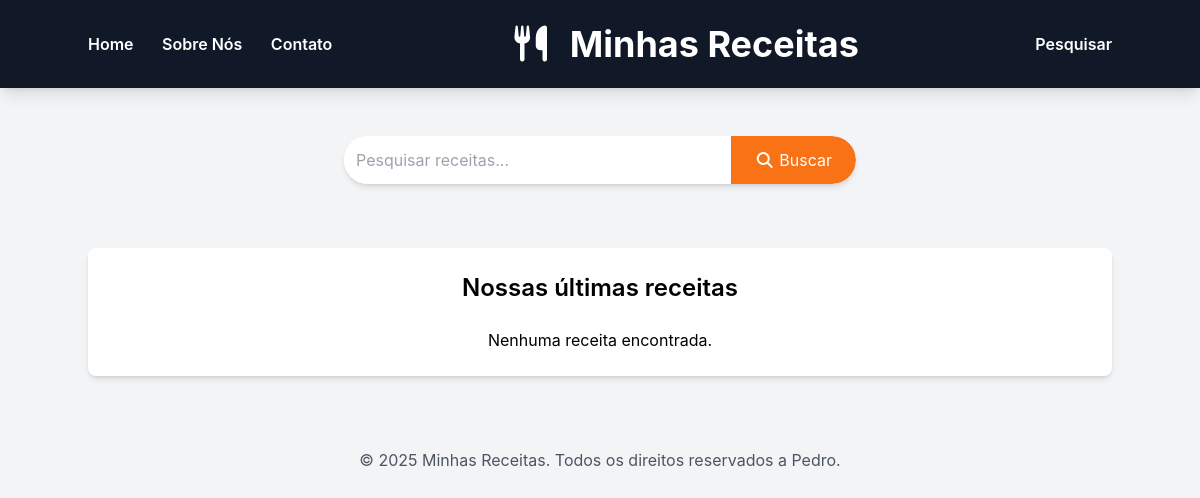
The app's page /categoria/CARNES/, older data.
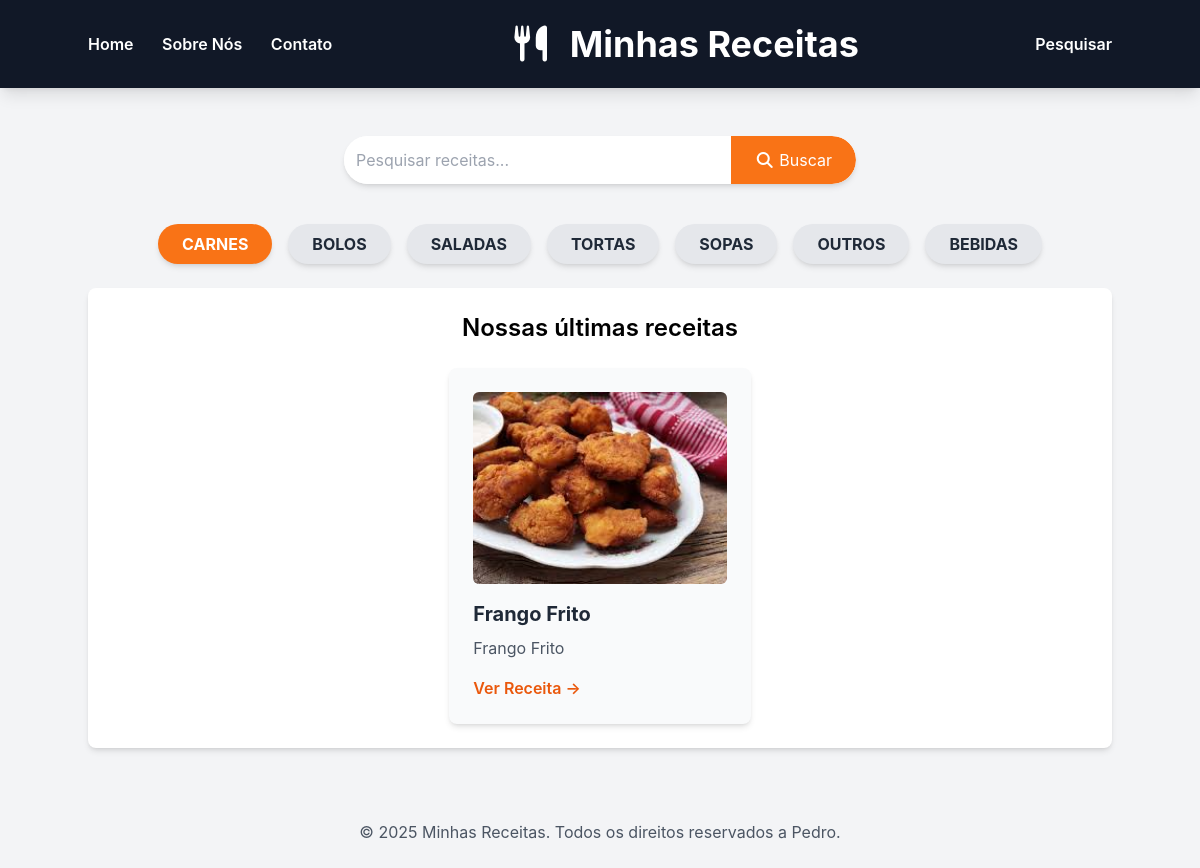
The same page, newer data.
### receitas/models.py (models this page shows, shortened)
class Receita(models.Model):
    CATEGORIAS = [
        ('BOLOS', 'Bolos'),
        ('TORTAS', 'Tortas'),
        ('CARNES', 'Carnes'),
        ('SALADAS', 'Saladas'),
        ('SOPAS', 'Sopas'),
        ('BEBIDAS', 'Bebidas'),
        ('OUTROS', 'Outros'),
    ]
    title = models.CharField(max_length=200)
    description = models.TextField()
    ingredients = models.TextField()
    instructions = models.TextField()
    categoria = models.CharField(max_length=100, choices=CATEGORIAS)
    image = models.ImageField(upload_to='receitas/images/', blank=True, null=True)
    created_at = models.DateTimeField(auto_now_add=True)
    updated_at = models.DateTimeField(auto_now=True)

### receitas/views.py (the view)
# urls.py: 2. Add a URL to urlpatterns:  path('', views.home, name='home')
def home(request, categoria_nome=None):
    categorias = Receita.objects.values_list('categoria', flat=True).distinct()
    if categoria_nome:
        receitas = Receita.objects.filter(categoria__iexact=categoria_nome)
    else:
        receitas = Receita.objects.all()
    context = {
        'receitas': receitas,
        'categorias': categorias,
        'active_categoria': categoria_nome,  # Para saber qual botão destacar
    }
    return render(request, 'receitas/home.html', context)

### receitas/templates/receitas/home.html (shortened to what this page needs)
{% extends "receitas/base.html" %}
{% load static %}
{% block content %}
    <section class="container mx-auto mt-8 p-4 flex justify-center">
        <form action="{% url 'home' %}" method="GET" class="w-full max-w-lg flex bg-white rounded-full shadow-md overflow-hidden">
            <input type="text" name="q" placeholder="Pesquisar receitas..." class="flex-grow p-3 text-gray-700 focus:outline-none" value="{{ request.GET.q }}">
            <button type="submit" class="bg-orange-500 text-white px-6 py-2 rounded-r-full hover:bg-orange-600 transition duration-300">
                <i class="fas fa-search"></i> Buscar
            </button>
        </form>
    </section>
    <section class="container mx-auto px-4 mt-6 text-center">
        <div class="flex flex-wrap items-center justify-center gap-4">
            {% if categorias %}
                {% for categoria in categorias %}
                    {% if categoria %}
                        <a href="{% url 'receitas_por_categoria' categoria %}"
                           class="font-bold py-2 px-6 rounded-full transition-colors duration-300 ease-in-out shadow-md
                                  {% if categoria == active_categoria %}
                                      bg-orange-500 text-white hover:bg-orange-600
                                  {% else %}
                                      bg-gray-200 text-gray-800 hover:bg-gray-300
                                  {% endif %}
                           ">
                           {{ categoria }}
                        </a>
                    {% endif %}
                {% endfor %}
            {% endif %}
        </div>
    </section>
    <main class="container mx-auto p-6 bg-white rounded-lg shadow-md mt-6">
        <h2 class="text-2xl font-semibold mb-6 text-center">Nossas últimas receitas</h2>
        <div class="flex flex-wrap justify-center gap-6">
            {% if receitas %}
                {% for receita in receitas %}
                <div class="w-full sm:w-[calc(50%-1.5rem)] lg:w-[calc(33.333%-1.5rem)] bg-gray-50 p-6 rounded-lg shadow-md hover:shadow-lg transition-shadow duration-300 ease-in-out">
                    {% if receita.image %}
                    <img src="{{ receita.image.url }}" alt="{{ receita.title }}" class="w-full h-48 object-cover rounded-md mb-4">
                    {% endif %}
                    <h3 class="text-xl font-bold mb-2 text-gray-800">{{ receita.title }}</h3>
                    <p class="text-gray-600 mb-4">{{ receita.description|truncatewords:20 }}</p>
                    <a href="{% url 'receita_detail' receita.id %}" class="text-orange-600 hover:text-orange-800 font-semibold">Ver Receita &rarr;</a>
                </div>
                {% endfor %}
            {% else %}
                <p>Nenhuma receita encontrada.</p>
            {% endif %}
        </div>
    </main>
{% endblock %}

### receitas/templates/receitas/base.html (shortened to what this page needs)
{% load static %}
<!DOCTYPE html>
<html lang="pt-br">
<head>
    <script src="https://cdn.tailwindcss.com"></script>
    <link rel="stylesheet" href="https://cdnjs.cloudflare.com/ajax/libs/font-awesome/7.0.0/css/all.min.css">
</head>
<body class="bg-gray-100">
    <header class="bg-gray-900 text-white p-6 shadow-lg">
        <div class="container mx-auto flex justify-between items-center">
            <div>
                <a href="{% url 'home' %}" class="text-white hover:text-orange-400 transition-colors font-semibold">Home</a>
                <a href="{% url 'sobre_nos' %}" class="ml-6 text-white hover:text-orange-400 transition-colors font-semibold">Sobre Nós</a>
                <a href="{% url 'contato' %}" class="ml-6 text-white hover:text-orange-400 transition-colors font-semibold">Contato</a>
            </div>
            <div class="flex items-center">
                <div class="text-4xl mr-4"><i class="fas fa-utensils"></i></div>
                <h1 class="text-4xl font-bold">Minhas Receitas</h1>
            </div>
            <div>
                <a href="{% url 'pesquisar_receitas' %}" class="text-white hover:text-orange-400 transition-colors font-semibold">Pesquisar</a>
            </div>
        </div>
    </header>
    {% block content %}{% endblock %}
    <footer class="mt-12 p-6 text-center text-gray-600">
        <p>&copy; 2025 Minhas Receitas. Todos os direitos reservados a Pedro.</p>
    </footer>
</body>
</html>

### receitas/templates/receitas/base.html (style rules this page uses)
body { font-family: 'Inter', sans-serif; }

Row changes from the older to the newer data that the page shows:
now on this page (row edited): Receita: image (picture), title "Frango Frito", description "Frango Frito"
Text that changed along with them:
new list line: "CARNES"
new list line: "BOLOS"
new list line: "SALADAS"
new list line: "TORTAS"
new list line: "SOPAS"
new list line: "OUTROS"
new list line: "BEBIDAS"
text no longer shown: "Nenhuma receita encontrada."
